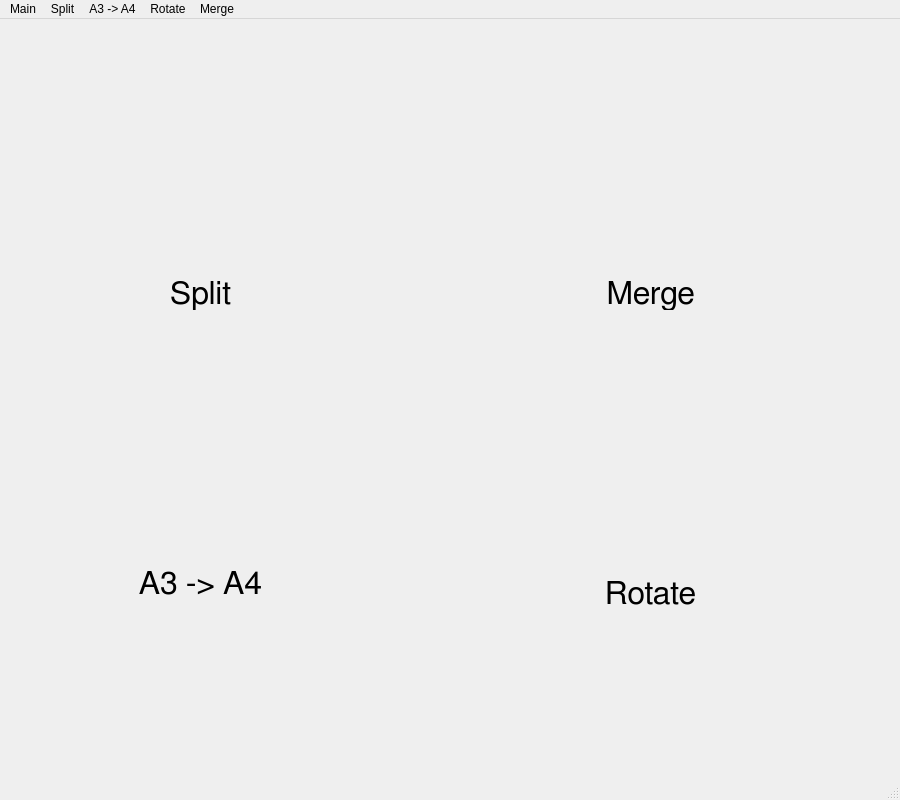
<?xml version="1.0" encoding="UTF-8"?>
<ui version="4.0">
 <class>MainWindow</class>
 <widget class="QMainWindow" name="MainWindow">
  <property name="geometry">
   <rect>
    <x>0</x>
    <y>0</y>
    <width>900</width>
    <height>800</height>
   </rect>
  </property>
  <property name="windowTitle">
   <string>Score Processor v1</string>
  </property>
  <widget class="QWidget" name="centralwidget">
   <widget class="QLabel" name="label">
    <property name="geometry">
     <rect>
      <x>100</x>
      <y>50</y>
      <width>200</width>
      <height>200</height>
     </rect>
    </property>
    <property name="text">
     <string>&lt;html&gt;&lt;head/&gt;&lt;body&gt;&lt;p&gt;&lt;img src=&quot;:/image/division.png&quot;/&gt;&lt;img src=&quot;:/image/division.png&quot;/&gt;&lt;/p&gt;&lt;/body&gt;&lt;/html&gt;</string>
    </property>
   </widget>
   <widget class="QLabel" name="label_2">
    <property name="geometry">
     <rect>
      <x>550</x>
      <y>50</y>
      <width>200</width>
      <height>200</height>
     </rect>
    </property>
    <property name="text">
     <string>&lt;html&gt;&lt;head/&gt;&lt;body&gt;&lt;p&gt;&lt;img src=&quot;:/image/merge.png&quot;/&gt;&lt;/p&gt;&lt;/body&gt;&lt;/html&gt;</string>
    </property>
   </widget>
   <widget class="QLabel" name="label_3">
    <property name="geometry">
     <rect>
      <x>550</x>
      <y>350</y>
      <width>200</width>
      <height>200</height>
     </rect>
    </property>
    <property name="text">
     <string>&lt;html&gt;&lt;head/&gt;&lt;body&gt;&lt;p&gt;&lt;img src=&quot;:/image/refresh.png&quot;/&gt;&lt;/p&gt;&lt;/body&gt;&lt;/html&gt;</string>
    </property>
   </widget>
   <widget class="QLabel" name="label_4">
    <property name="geometry">
     <rect>
      <x>100</x>
      <y>350</y>
      <width>200</width>
      <height>200</height>
     </rect>
    </property>
    <property name="text">
     <string>&lt;html&gt;&lt;head/&gt;&lt;body&gt;&lt;p&gt;&lt;img src=&quot;:/image/ab-testing.png&quot;/&gt;&lt;/p&gt;&lt;/body&gt;&lt;/html&gt;</string>
    </property>
   </widget>
   <widget class="QLabel" name="label_5">
    <property name="geometry">
     <rect>
      <x>130</x>
      <y>260</y>
      <width>141</width>
      <height>31</height>
     </rect>
    </property>
    <property name="font">
     <font>
      <family>FreeSans</family>
      <pointsize>24</pointsize>
     </font>
    </property>
    <property name="layoutDirection">
     <enum>Qt::LeftToRight</enum>
    </property>
    <property name="text">
     <string>Split</string>
    </property>
    <property name="alignment">
     <set>Qt::AlignCenter</set>
    </property>
   </widget>
   <widget class="QLabel" name="label_6">
    <property name="geometry">
     <rect>
      <x>580</x>
      <y>260</y>
      <width>141</width>
      <height>31</height>
     </rect>
    </property>
    <property name="font">
     <font>
      <family>FreeSans</family>
      <pointsize>24</pointsize>
     </font>
    </property>
    <property name="layoutDirection">
     <enum>Qt::LeftToRight</enum>
    </property>
    <property name="text">
     <string>Merge</string>
    </property>
    <property name="alignment">
     <set>Qt::AlignCenter</set>
    </property>
   </widget>
   <widget class="QLabel" name="label_7">
    <property name="geometry">
     <rect>
      <x>130</x>
      <y>550</y>
      <width>141</width>
      <height>31</height>
     </rect>
    </property>
    <property name="font">
     <font>
      <family>FreeSans</family>
      <pointsize>24</pointsize>
     </font>
    </property>
    <property name="layoutDirection">
     <enum>Qt::LeftToRight</enum>
    </property>
    <property name="text">
     <string>A3 -&gt; A4</string>
    </property>
    <property name="alignment">
     <set>Qt::AlignCenter</set>
    </property>
   </widget>
   <widget class="QLabel" name="label_8">
    <property name="geometry">
     <rect>
      <x>580</x>
      <y>560</y>
      <width>141</width>
      <height>31</height>
     </rect>
    </property>
    <property name="font">
     <font>
      <family>FreeSans</family>
      <pointsize>24</pointsize>
     </font>
    </property>
    <property name="layoutDirection">
     <enum>Qt::LeftToRight</enum>
    </property>
    <property name="text">
     <string>Rotate</string>
    </property>
    <property name="alignment">
     <set>Qt::AlignCenter</set>
    </property>
   </widget>
  </widget>
  <widget class="QMenuBar" name="menubar">
   <property name="geometry">
    <rect>
     <x>0</x>
     <y>0</y>
     <width>900</width>
     <height>22</height>
    </rect>
   </property>
   <widget class="QMenu" name="menuA3_A4">
    <property name="title">
     <string>A3 -&gt; A4</string>
    </property>
   </widget>
   <widget class="QMenu" name="menuSplit">
    <property name="title">
     <string>Split</string>
    </property>
   </widget>
   <widget class="QMenu" name="menuRotate">
    <property name="title">
     <string>Rotate</string>
    </property>
   </widget>
   <widget class="QMenu" name="menuMerge">
    <property name="title">
     <string>Merge</string>
    </property>
   </widget>
   <widget class="QMenu" name="menuMain">
    <property name="title">
     <string>Main</string>
    </property>
   </widget>
   <addaction name="menuMain"/>
   <addaction name="menuSplit"/>
   <addaction name="menuA3_A4"/>
   <addaction name="menuRotate"/>
   <addaction name="menuMerge"/>
  </widget>
  <widget class="QStatusBar" name="statusbar"/>
 </widget>
 <resources>
  <include location="resources/picture_split.qrc"/>
 </resources>
 <connections/>
</ui>
